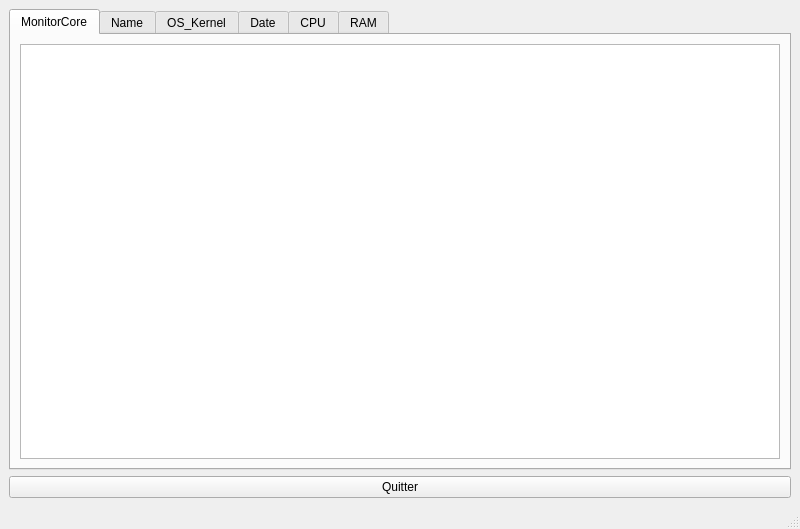
<?xml version="1.0" encoding="UTF-8"?>
<ui version="4.0">
 <class>MainWindow</class>
 <widget class="QMainWindow" name="MainWindow">
  <property name="geometry">
   <rect>
    <x>0</x>
    <y>0</y>
    <width>800</width>
    <height>529</height>
   </rect>
  </property>
  <property name="windowTitle">
   <string>MainWindow</string>
  </property>
  <widget class="QWidget" name="centralwidget">
   <layout class="QVBoxLayout" name="verticalLayout_6">
    <item>
     <widget class="QTabWidget" name="tabWidget">
      <property name="currentIndex">
       <number>0</number>
      </property>
      <widget class="QWidget" name="MonitorCore">
       <property name="enabled">
        <bool>true</bool>
       </property>
       <property name="cursor">
        <cursorShape>ArrowCursor</cursorShape>
       </property>
       <property name="toolTip">
        <string>&lt;html&gt;&lt;head/&gt;&lt;body&gt;&lt;p&gt;&lt;br/&gt;&lt;/p&gt;&lt;/body&gt;&lt;/html&gt;</string>
       </property>
       <property name="whatsThis">
        <string>&lt;html&gt;&lt;head/&gt;&lt;body&gt;&lt;p&gt;&lt;br/&gt;&lt;/p&gt;&lt;/body&gt;&lt;/html&gt;</string>
       </property>
       <attribute name="title">
        <string>MonitorCore</string>
       </attribute>
       <layout class="QVBoxLayout" name="verticalLayout_4">
        <item>
         <widget class="QTreeView" name="treeView"/>
        </item>
       </layout>
      </widget>
      <widget class="QWidget" name="Name">
       <property name="layoutDirection">
        <enum>Qt::LeftToRight</enum>
       </property>
       <attribute name="title">
        <string>Name</string>
       </attribute>
       <layout class="QVBoxLayout" name="verticalLayout_3">
        <item>
         <widget class="QTextBrowser" name="textBrowser_11">
          <property name="html">
           <string>&lt;!DOCTYPE HTML PUBLIC &quot;-//W3C//DTD HTML 4.0//EN&quot; &quot;http://www.w3.org/TR/REC-html40/strict.dtd&quot;&gt;
&lt;html&gt;&lt;head&gt;&lt;meta name=&quot;qrichtext&quot; content=&quot;1&quot; /&gt;&lt;style type=&quot;text/css&quot;&gt;
p, li { white-space: pre-wrap; }
&lt;/style&gt;&lt;/head&gt;&lt;body style=&quot; font-family:'Sans'; font-size:10pt; font-weight:400; font-style:normal;&quot;&gt;
&lt;p style=&quot; margin-top:0px; margin-bottom:0px; margin-left:0px; margin-right:0px; -qt-block-indent:0; text-indent:0px;&quot;&gt;Machine	:  &amp;lt;pc-briand_p&amp;gt;&lt;/p&gt;&lt;/body&gt;&lt;/html&gt;</string>
          </property>
         </widget>
        </item>
        <item>
         <widget class="QTextBrowser" name="textBrowser_12">
          <property name="html">
           <string>&lt;!DOCTYPE HTML PUBLIC &quot;-//W3C//DTD HTML 4.0//EN&quot; &quot;http://www.w3.org/TR/REC-html40/strict.dtd&quot;&gt;
&lt;html&gt;&lt;head&gt;&lt;meta name=&quot;qrichtext&quot; content=&quot;1&quot; /&gt;&lt;style type=&quot;text/css&quot;&gt;
p, li { white-space: pre-wrap; }
&lt;/style&gt;&lt;/head&gt;&lt;body style=&quot; font-family:'Sans'; font-size:10pt; font-weight:400; font-style:normal;&quot;&gt;
&lt;p style=&quot; margin-top:0px; margin-bottom:0px; margin-left:0px; margin-right:0px; -qt-block-indent:0; text-indent:0px;&quot;&gt;User	:  &amp;lt;briand_p&amp;gt;&lt;/p&gt;&lt;/body&gt;&lt;/html&gt;</string>
          </property>
         </widget>
        </item>
       </layout>
      </widget>
      <widget class="QWidget" name="OS_Kernel">
       <property name="enabled">
        <bool>true</bool>
       </property>
       <attribute name="title">
        <string>OS_Kernel</string>
       </attribute>
       <layout class="QVBoxLayout" name="verticalLayout_2">
        <item>
         <widget class="QTextBrowser" name="textBrowser_5">
          <property name="html">
           <string>&lt;!DOCTYPE HTML PUBLIC &quot;-//W3C//DTD HTML 4.0//EN&quot; &quot;http://www.w3.org/TR/REC-html40/strict.dtd&quot;&gt;
&lt;html&gt;&lt;head&gt;&lt;meta name=&quot;qrichtext&quot; content=&quot;1&quot; /&gt;&lt;style type=&quot;text/css&quot;&gt;
p, li { white-space: pre-wrap; }
&lt;/style&gt;&lt;/head&gt;&lt;body style=&quot; font-family:'Sans'; font-size:10pt; font-weight:400; font-style:normal;&quot;&gt;
&lt;p style=&quot; margin-top:0px; margin-bottom:0px; margin-left:0px; margin-right:0px; -qt-block-indent:0; text-indent:0px;&quot;&gt;os name	:  &amp;lt;text&amp;gt;&lt;/p&gt;&lt;/body&gt;&lt;/html&gt;</string>
          </property>
         </widget>
        </item>
        <item>
         <widget class="QTextBrowser" name="textBrowser">
          <property name="html">
           <string>&lt;!DOCTYPE HTML PUBLIC &quot;-//W3C//DTD HTML 4.0//EN&quot; &quot;http://www.w3.org/TR/REC-html40/strict.dtd&quot;&gt;
&lt;html&gt;&lt;head&gt;&lt;meta name=&quot;qrichtext&quot; content=&quot;1&quot; /&gt;&lt;style type=&quot;text/css&quot;&gt;
p, li { white-space: pre-wrap; }
&lt;/style&gt;&lt;/head&gt;&lt;body style=&quot; font-family:'Sans'; font-size:10pt; font-weight:400; font-style:normal;&quot;&gt;
&lt;p style=&quot; margin-top:0px; margin-bottom:0px; margin-left:0px; margin-right:0px; -qt-block-indent:0; text-indent:0px;&quot;&gt;Kernel	:  &amp;lt;3.16.7-29-desktop&amp;gt;&lt;/p&gt;&lt;/body&gt;&lt;/html&gt;</string>
          </property>
         </widget>
        </item>
       </layout>
      </widget>
      <widget class="QWidget" name="Date">
       <attribute name="title">
        <string>Date</string>
       </attribute>
       <layout class="QVBoxLayout" name="verticalLayout">
        <item>
         <widget class="QTextBrowser" name="textBrowser_6">
          <property name="html">
           <string>&lt;!DOCTYPE HTML PUBLIC &quot;-//W3C//DTD HTML 4.0//EN&quot; &quot;http://www.w3.org/TR/REC-html40/strict.dtd&quot;&gt;
&lt;html&gt;&lt;head&gt;&lt;meta name=&quot;qrichtext&quot; content=&quot;1&quot; /&gt;&lt;style type=&quot;text/css&quot;&gt;
p, li { white-space: pre-wrap; }
&lt;/style&gt;&lt;/head&gt;&lt;body style=&quot; font-family:'Sans'; font-size:10pt; font-weight:400; font-style:normal;&quot;&gt;
&lt;p style=&quot; margin-top:0px; margin-bottom:0px; margin-left:0px; margin-right:0px; -qt-block-indent:0; text-indent:0px;&quot;&gt;date	:  &amp;lt;Sun Jan 24&amp;gt;&lt;/p&gt;
&lt;p style=&quot;-qt-paragraph-type:empty; margin-top:0px; margin-bottom:0px; margin-left:0px; margin-right:0px; -qt-block-indent:0; text-indent:0px;&quot;&gt;&lt;br /&gt;&lt;/p&gt;&lt;/body&gt;&lt;/html&gt;</string>
          </property>
         </widget>
        </item>
        <item>
         <widget class="QTextBrowser" name="textBrowser_7">
          <property name="html">
           <string>&lt;!DOCTYPE HTML PUBLIC &quot;-//W3C//DTD HTML 4.0//EN&quot; &quot;http://www.w3.org/TR/REC-html40/strict.dtd&quot;&gt;
&lt;html&gt;&lt;head&gt;&lt;meta name=&quot;qrichtext&quot; content=&quot;1&quot; /&gt;&lt;style type=&quot;text/css&quot;&gt;
p, li { white-space: pre-wrap; }
&lt;/style&gt;&lt;/head&gt;&lt;body style=&quot; font-family:'Sans'; font-size:10pt; font-weight:400; font-style:normal;&quot;&gt;
&lt;p style=&quot; margin-top:0px; margin-bottom:0px; margin-left:0px; margin-right:0px; -qt-block-indent:0; text-indent:0px;&quot;&gt;hour	:  &amp;lt;02:35:43&amp;gt;&lt;/p&gt;
&lt;p style=&quot;-qt-paragraph-type:empty; margin-top:0px; margin-bottom:0px; margin-left:0px; margin-right:0px; -qt-block-indent:0; text-indent:0px;&quot;&gt;&lt;br /&gt;&lt;/p&gt;&lt;/body&gt;&lt;/html&gt;</string>
          </property>
         </widget>
        </item>
       </layout>
      </widget>
      <widget class="QWidget" name="CPU">
       <attribute name="title">
        <string>CPU</string>
       </attribute>
       <widget class="QProgressBar" name="progressBar_3">
        <property name="geometry">
         <rect>
          <x>9</x>
          <y>285</y>
          <width>761</width>
          <height>131</height>
         </rect>
        </property>
        <property name="value">
         <number>24</number>
        </property>
       </widget>
       <widget class="QTextBrowser" name="textBrowser_13">
        <property name="geometry">
         <rect>
          <x>9</x>
          <y>9</y>
          <width>377</width>
          <height>186</height>
         </rect>
        </property>
        <property name="html">
         <string>&lt;!DOCTYPE HTML PUBLIC &quot;-//W3C//DTD HTML 4.0//EN&quot; &quot;http://www.w3.org/TR/REC-html40/strict.dtd&quot;&gt;
&lt;html&gt;&lt;head&gt;&lt;meta name=&quot;qrichtext&quot; content=&quot;1&quot; /&gt;&lt;style type=&quot;text/css&quot;&gt;
p, li { white-space: pre-wrap; }
&lt;/style&gt;&lt;/head&gt;&lt;body style=&quot; font-family:'Sans'; font-size:10pt; font-weight:400; font-style:normal;&quot;&gt;
&lt;p style=&quot; margin-top:0px; margin-bottom:0px; margin-left:0px; margin-right:0px; -qt-block-indent:0; text-indent:0px;&quot;&gt;cpu name : &amp;lt;text here&amp;gt;&lt;/p&gt;&lt;/body&gt;&lt;/html&gt;</string>
        </property>
       </widget>
       <widget class="QTextBrowser" name="textBrowser_14">
        <property name="geometry">
         <rect>
          <x>392</x>
          <y>9</y>
          <width>377</width>
          <height>186</height>
         </rect>
        </property>
        <property name="html">
         <string>&lt;!DOCTYPE HTML PUBLIC &quot;-//W3C//DTD HTML 4.0//EN&quot; &quot;http://www.w3.org/TR/REC-html40/strict.dtd&quot;&gt;
&lt;html&gt;&lt;head&gt;&lt;meta name=&quot;qrichtext&quot; content=&quot;1&quot; /&gt;&lt;style type=&quot;text/css&quot;&gt;
p, li { white-space: pre-wrap; }
&lt;/style&gt;&lt;/head&gt;&lt;body style=&quot; font-family:'Sans'; font-size:10pt; font-weight:400; font-style:normal;&quot;&gt;
&lt;p style=&quot; margin-top:0px; margin-bottom:0px; margin-left:0px; margin-right:0px; -qt-block-indent:0; text-indent:0px;&quot;&gt;Architecture : &amp;lt;text&amp;gt;&lt;/p&gt;&lt;/body&gt;&lt;/html&gt;</string>
        </property>
       </widget>
       <widget class="QTextBrowser" name="textBrowser_15">
        <property name="geometry">
         <rect>
          <x>9</x>
          <y>201</y>
          <width>760</width>
          <height>71</height>
         </rect>
        </property>
        <property name="html">
         <string>&lt;!DOCTYPE HTML PUBLIC &quot;-//W3C//DTD HTML 4.0//EN&quot; &quot;http://www.w3.org/TR/REC-html40/strict.dtd&quot;&gt;
&lt;html&gt;&lt;head&gt;&lt;meta name=&quot;qrichtext&quot; content=&quot;1&quot; /&gt;&lt;style type=&quot;text/css&quot;&gt;
p, li { white-space: pre-wrap; }
&lt;/style&gt;&lt;/head&gt;&lt;body style=&quot; font-family:'Sans'; font-size:10pt; font-weight:400; font-style:normal;&quot;&gt;
&lt;p align=&quot;center&quot; style=&quot; margin-top:0px; margin-bottom:0px; margin-left:0px; margin-right:0px; -qt-block-indent:0; text-indent:0px;&quot;&gt;Used : &amp;lt;%&amp;gt;&lt;/p&gt;&lt;/body&gt;&lt;/html&gt;</string>
        </property>
       </widget>
      </widget>
      <widget class="QWidget" name="RAM">
       <attribute name="title">
        <string>RAM</string>
       </attribute>
       <layout class="QGridLayout" name="gridLayout">
        <item row="0" column="0">
         <widget class="QTextBrowser" name="textBrowser_2">
          <property name="html">
           <string>&lt;!DOCTYPE HTML PUBLIC &quot;-//W3C//DTD HTML 4.0//EN&quot; &quot;http://www.w3.org/TR/REC-html40/strict.dtd&quot;&gt;
&lt;html&gt;&lt;head&gt;&lt;meta name=&quot;qrichtext&quot; content=&quot;1&quot; /&gt;&lt;style type=&quot;text/css&quot;&gt;
p, li { white-space: pre-wrap; }
&lt;/style&gt;&lt;/head&gt;&lt;body style=&quot; font-family:'Sans'; font-size:10pt; font-weight:400; font-style:normal;&quot;&gt;
&lt;p style=&quot; margin-top:0px; margin-bottom:0px; margin-left:0px; margin-right:0px; -qt-block-indent:0; text-indent:0px;&quot;&gt;total ram  : &amp;lt;8085&amp;gt;&lt;/p&gt;
&lt;p style=&quot;-qt-paragraph-type:empty; margin-top:0px; margin-bottom:0px; margin-left:0px; margin-right:0px; -qt-block-indent:0; text-indent:0px;&quot;&gt;&lt;br /&gt;&lt;/p&gt;&lt;/body&gt;&lt;/html&gt;</string>
          </property>
         </widget>
        </item>
        <item row="0" column="1">
         <widget class="QTextBrowser" name="textBrowser_10">
          <property name="html">
           <string>&lt;!DOCTYPE HTML PUBLIC &quot;-//W3C//DTD HTML 4.0//EN&quot; &quot;http://www.w3.org/TR/REC-html40/strict.dtd&quot;&gt;
&lt;html&gt;&lt;head&gt;&lt;meta name=&quot;qrichtext&quot; content=&quot;1&quot; /&gt;&lt;style type=&quot;text/css&quot;&gt;
p, li { white-space: pre-wrap; }
&lt;/style&gt;&lt;/head&gt;&lt;body style=&quot; font-family:'Sans'; font-size:10pt; font-weight:400; font-style:normal;&quot;&gt;
&lt;p style=&quot; margin-top:0px; margin-bottom:0px; margin-left:0px; margin-right:0px; -qt-block-indent:0; text-indent:0px;&quot;&gt;total swap : &amp;lt;2109&amp;gt;&lt;/p&gt;
&lt;p style=&quot;-qt-paragraph-type:empty; margin-top:0px; margin-bottom:0px; margin-left:0px; margin-right:0px; -qt-block-indent:0; text-indent:0px;&quot;&gt;&lt;br /&gt;&lt;/p&gt;&lt;/body&gt;&lt;/html&gt;</string>
          </property>
         </widget>
        </item>
        <item row="1" column="0">
         <widget class="QTextBrowser" name="textBrowser_3">
          <property name="html">
           <string>&lt;!DOCTYPE HTML PUBLIC &quot;-//W3C//DTD HTML 4.0//EN&quot; &quot;http://www.w3.org/TR/REC-html40/strict.dtd&quot;&gt;
&lt;html&gt;&lt;head&gt;&lt;meta name=&quot;qrichtext&quot; content=&quot;1&quot; /&gt;&lt;style type=&quot;text/css&quot;&gt;
p, li { white-space: pre-wrap; }
&lt;/style&gt;&lt;/head&gt;&lt;body style=&quot; font-family:'Sans'; font-size:10pt; font-weight:400; font-style:normal;&quot;&gt;
&lt;p style=&quot; margin-top:0px; margin-bottom:0px; margin-left:0px; margin-right:0px; -qt-block-indent:0; text-indent:0px;&quot;&gt;free ram   : &amp;lt;5492&amp;gt;&lt;/p&gt;
&lt;p style=&quot;-qt-paragraph-type:empty; margin-top:0px; margin-bottom:0px; margin-left:0px; margin-right:0px; -qt-block-indent:0; text-indent:0px;&quot;&gt;&lt;br /&gt;&lt;/p&gt;&lt;/body&gt;&lt;/html&gt;</string>
          </property>
         </widget>
        </item>
        <item row="1" column="1">
         <widget class="QTextBrowser" name="textBrowser_9">
          <property name="html">
           <string>&lt;!DOCTYPE HTML PUBLIC &quot;-//W3C//DTD HTML 4.0//EN&quot; &quot;http://www.w3.org/TR/REC-html40/strict.dtd&quot;&gt;
&lt;html&gt;&lt;head&gt;&lt;meta name=&quot;qrichtext&quot; content=&quot;1&quot; /&gt;&lt;style type=&quot;text/css&quot;&gt;
p, li { white-space: pre-wrap; }
&lt;/style&gt;&lt;/head&gt;&lt;body style=&quot; font-family:'Sans'; font-size:10pt; font-weight:400; font-style:normal;&quot;&gt;
&lt;p style=&quot; margin-top:0px; margin-bottom:0px; margin-left:0px; margin-right:0px; -qt-block-indent:0; text-indent:0px;&quot;&gt;free swap  : &amp;lt;2109&amp;gt;&lt;/p&gt;
&lt;p style=&quot;-qt-paragraph-type:empty; margin-top:0px; margin-bottom:0px; margin-left:0px; margin-right:0px; -qt-block-indent:0; text-indent:0px;&quot;&gt;&lt;br /&gt;&lt;/p&gt;&lt;/body&gt;&lt;/html&gt;</string>
          </property>
         </widget>
        </item>
        <item row="2" column="0">
         <widget class="QTextBrowser" name="textBrowser_4">
          <property name="html">
           <string>&lt;!DOCTYPE HTML PUBLIC &quot;-//W3C//DTD HTML 4.0//EN&quot; &quot;http://www.w3.org/TR/REC-html40/strict.dtd&quot;&gt;
&lt;html&gt;&lt;head&gt;&lt;meta name=&quot;qrichtext&quot; content=&quot;1&quot; /&gt;&lt;style type=&quot;text/css&quot;&gt;
p, li { white-space: pre-wrap; }
&lt;/style&gt;&lt;/head&gt;&lt;body style=&quot; font-family:'Sans'; font-size:10pt; font-weight:400; font-style:normal;&quot;&gt;
&lt;p style=&quot; margin-top:0px; margin-bottom:0px; margin-left:0px; margin-right:0px; -qt-block-indent:0; text-indent:0px;&quot;&gt;used ram   : &amp;lt;2593&amp;gt;&lt;/p&gt;
&lt;p style=&quot;-qt-paragraph-type:empty; margin-top:0px; margin-bottom:0px; margin-left:0px; margin-right:0px; -qt-block-indent:0; text-indent:0px;&quot;&gt;&lt;br /&gt;&lt;/p&gt;&lt;/body&gt;&lt;/html&gt;</string>
          </property>
         </widget>
        </item>
        <item row="2" column="1">
         <widget class="QTextBrowser" name="textBrowser_8">
          <property name="html">
           <string>&lt;!DOCTYPE HTML PUBLIC &quot;-//W3C//DTD HTML 4.0//EN&quot; &quot;http://www.w3.org/TR/REC-html40/strict.dtd&quot;&gt;
&lt;html&gt;&lt;head&gt;&lt;meta name=&quot;qrichtext&quot; content=&quot;1&quot; /&gt;&lt;style type=&quot;text/css&quot;&gt;
p, li { white-space: pre-wrap; }
&lt;/style&gt;&lt;/head&gt;&lt;body style=&quot; font-family:'Sans'; font-size:10pt; font-weight:400; font-style:normal;&quot;&gt;
&lt;p style=&quot; margin-top:0px; margin-bottom:0px; margin-left:0px; margin-right:0px; -qt-block-indent:0; text-indent:0px;&quot;&gt;used swap  : &amp;lt;0&amp;gt;&lt;/p&gt;
&lt;p style=&quot;-qt-paragraph-type:empty; margin-top:0px; margin-bottom:0px; margin-left:0px; margin-right:0px; -qt-block-indent:0; text-indent:0px;&quot;&gt;&lt;br /&gt;&lt;/p&gt;&lt;/body&gt;&lt;/html&gt;</string>
          </property>
         </widget>
        </item>
        <item row="3" column="0">
         <widget class="QProgressBar" name="progressBar">
          <property name="enabled">
           <bool>true</bool>
          </property>
          <property name="maximum">
           <number>8085</number>
          </property>
          <property name="value">
           <number>2593</number>
          </property>
         </widget>
        </item>
        <item row="3" column="1">
         <widget class="QProgressBar" name="progressBar_2">
          <property name="enabled">
           <bool>true</bool>
          </property>
          <property name="maximum">
           <number>2109</number>
          </property>
          <property name="value">
           <number>0</number>
          </property>
         </widget>
        </item>
       </layout>
      </widget>
     </widget>
    </item>
    <item>
     <widget class="QPushButton" name="pushButton">
      <property name="text">
       <string>Quitter</string>
      </property>
     </widget>
    </item>
   </layout>
  </widget>
  <widget class="QStatusBar" name="statusbar"/>
 </widget>
 <resources/>
 <connections/>
</ui>
